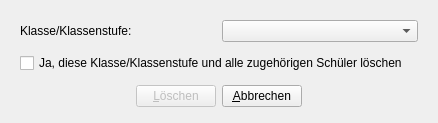
<?xml version="1.0" encoding="UTF-8"?>
<ui version="4.0">
 <class>Dialog</class>
 <widget class="QDialog" name="Dialog">
  <property name="geometry">
   <rect>
    <x>0</x>
    <y>0</y>
    <width>438</width>
    <height>123</height>
   </rect>
  </property>
  <property name="minimumSize">
   <size>
    <width>438</width>
    <height>123</height>
   </size>
  </property>
  <property name="maximumSize">
   <size>
    <width>438</width>
    <height>123</height>
   </size>
  </property>
  <property name="windowTitle">
   <string>Klasse löschen</string>
  </property>
  <property name="sizeGripEnabled">
   <bool>false</bool>
  </property>
  <layout class="QGridLayout" name="gridLayout">
   <item row="1" column="0">
    <layout class="QHBoxLayout">
     <property name="spacing">
      <number>6</number>
     </property>
     <property name="leftMargin">
      <number>0</number>
     </property>
     <property name="topMargin">
      <number>0</number>
     </property>
     <property name="rightMargin">
      <number>0</number>
     </property>
     <property name="bottomMargin">
      <number>0</number>
     </property>
     <item>
      <spacer>
       <property name="orientation">
        <enum>Qt::Horizontal</enum>
       </property>
       <property name="sizeHint" stdset="0">
        <size>
         <width>71</width>
         <height>31</height>
        </size>
       </property>
      </spacer>
     </item>
     <item>
      <widget class="QPushButton" name="okButton">
       <property name="enabled">
        <bool>false</bool>
       </property>
       <property name="text">
        <string>&amp;Löschen</string>
       </property>
      </widget>
     </item>
     <item>
      <widget class="QPushButton" name="cancelButton">
       <property name="text">
        <string>&amp;Abbrechen</string>
       </property>
      </widget>
     </item>
     <item>
      <spacer>
       <property name="orientation">
        <enum>Qt::Horizontal</enum>
       </property>
       <property name="sizeHint" stdset="0">
        <size>
         <width>40</width>
         <height>20</height>
        </size>
       </property>
      </spacer>
     </item>
    </layout>
   </item>
   <item row="0" column="0">
    <widget class="QWidget" name="widget" native="true">
     <property name="sizePolicy">
      <sizepolicy hsizetype="Preferred" vsizetype="MinimumExpanding">
       <horstretch>0</horstretch>
       <verstretch>0</verstretch>
      </sizepolicy>
     </property>
     <layout class="QGridLayout" name="gridLayout_2">
      <property name="bottomMargin">
       <number>0</number>
      </property>
      <item row="0" column="0">
       <widget class="QLabel" name="label">
        <property name="text">
         <string>Klasse/Klassenstufe:</string>
        </property>
       </widget>
      </item>
      <item row="0" column="1">
       <widget class="QComboBox" name="comboBox"/>
      </item>
      <item row="2" column="0" colspan="2">
       <widget class="QCheckBox" name="checkBox">
        <property name="text">
         <string>Ja, diese Klasse/Klassenstufe und alle zugehörigen Schüler löschen</string>
        </property>
       </widget>
      </item>
      <item row="1" column="0">
       <spacer name="verticalSpacer">
        <property name="orientation">
         <enum>Qt::Vertical</enum>
        </property>
        <property name="sizeType">
         <enum>QSizePolicy::Fixed</enum>
        </property>
        <property name="sizeHint" stdset="0">
         <size>
          <width>20</width>
          <height>5</height>
         </size>
        </property>
       </spacer>
      </item>
     </layout>
    </widget>
   </item>
  </layout>
 </widget>
 <resources/>
 <connections>
  <connection>
   <sender>okButton</sender>
   <signal>clicked()</signal>
   <receiver>Dialog</receiver>
   <slot>accept()</slot>
   <hints>
    <hint type="sourcelabel">
     <x>278</x>
     <y>253</y>
    </hint>
    <hint type="destinationlabel">
     <x>96</x>
     <y>254</y>
    </hint>
   </hints>
  </connection>
  <connection>
   <sender>cancelButton</sender>
   <signal>clicked()</signal>
   <receiver>Dialog</receiver>
   <slot>reject()</slot>
   <hints>
    <hint type="sourcelabel">
     <x>369</x>
     <y>253</y>
    </hint>
    <hint type="destinationlabel">
     <x>179</x>
     <y>282</y>
    </hint>
   </hints>
  </connection>
  <connection>
   <sender>checkBox</sender>
   <signal>toggled(bool)</signal>
   <receiver>okButton</receiver>
   <slot>setEnabled(bool)</slot>
   <hints>
    <hint type="sourcelabel">
     <x>218</x>
     <y>65</y>
    </hint>
    <hint type="destinationlabel">
     <x>178</x>
     <y>105</y>
    </hint>
   </hints>
  </connection>
 </connections>
</ui>
